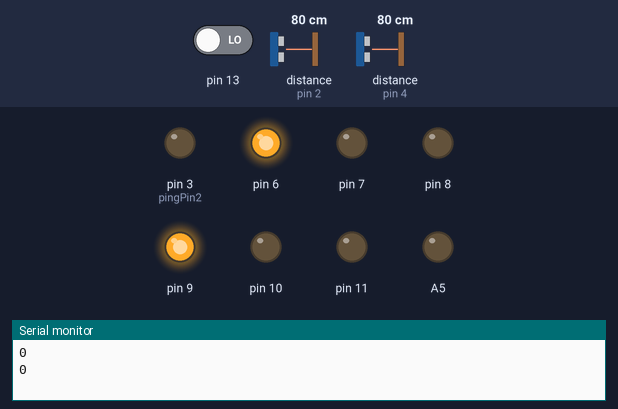
The sketch below on a simulated Arduino Uno, built with avr-gcc and run on an emulated ATmega328P. Shown: output pins drawn as LEDs (lit = HIGH), the last lines printed to the serial monitor. Wiring (inferred from the names in the program): ultrasonic range finder: trigger pin 5; echo pin 4. The inputs (shaded band) are chosen by the test bench; at power-on: pin 13 LOW, distance to the obstacle (sensors on pin 2, pin 4) 80 cm. The echo pulse lasts 58.3 µs per cm; pins used as bus, display or sensor lines are not drawn.

Above: at 14.0 s.
14.1 s: pin 13 driven HIGH
At 15.3 s:
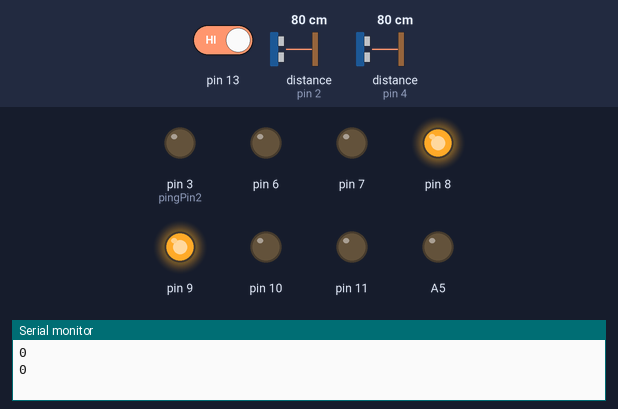
28.1 s: distance to the obstacle (sensor on pin 2) set to 23 cm
31.9 s: distance to the obstacle (sensor on pin 2) set to 19 cm
34.9 s: distance to the obstacle (sensor on pin 2) set to 35 cm
At 37.8 s:
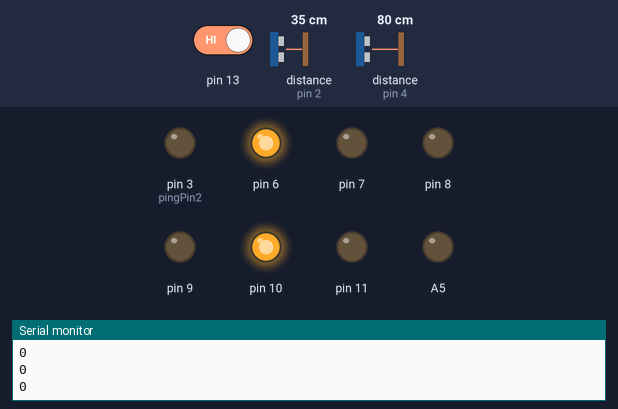
48.1 s: distance to the obstacle (sensor on pin 2) set to 2 cm
At 49.0 s:
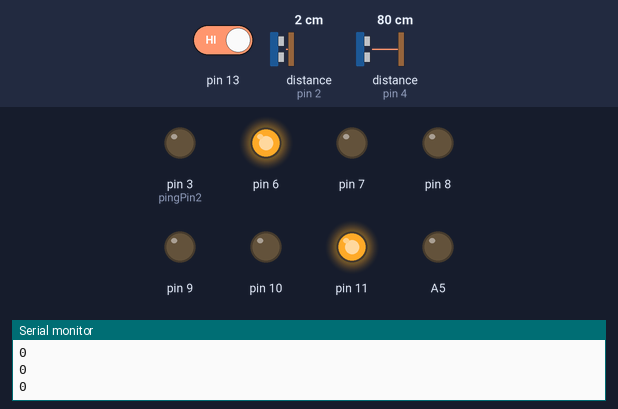
Timing chart, 0 to 50.6 s (numbered marks = the images above; inputs shaded):
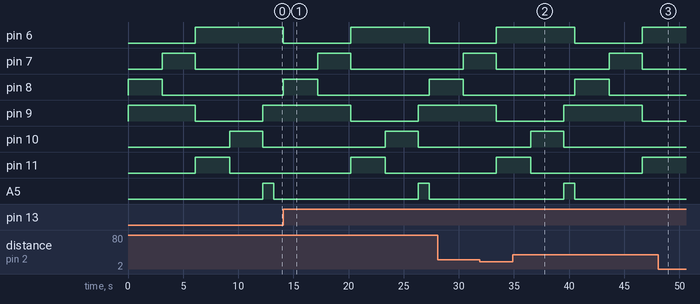

The sketch:

smart_traffic.ino
```cpp
const int echoPin = 4;
const int pingPin = 5;
const int echoPin2 = 2;
const int pingPin2 = 3;
int b=1;
void setup() {
  // put your setup code here, to run once:
  Serial.begin(9600);
  pinMode(pingPin, OUTPUT);
  pinMode(echoPin, INPUT);
  pinMode(pingPin2, OUTPUT);
  pinMode(echoPin2, INPUT);
  pinMode(6,OUTPUT);
  pinMode(7,OUTPUT);
  pinMode(8,OUTPUT);
  pinMode(9,OUTPUT);
  pinMode(10,OUTPUT);
  pinMode(11,OUTPUT);
  pinMode(13,INPUT);
  pinMode(A5,OUTPUT);
}

long microsecondsToCentimeters(long microseconds) // method to covert microsec to centimeters
{
   return microseconds / 29 / 2;
}
int ultra1()
{
  long duration,cm;

  digitalWrite(pingPin, LOW);
  delayMicroseconds(2);

  digitalWrite(pingPin, HIGH);
  delayMicroseconds(10);

  digitalWrite(pingPin, LOW);


  duration = pulseIn(echoPin, HIGH);
  cm = microsecondsToCentimeters(duration);
  delay(100);
  if(cm>20)
  {
    return 0;
  }
  else
  {
    return 1;
  }
}
int ultra2()
{
  long duration,cm;

  digitalWrite(pingPin2, LOW);
  delayMicroseconds(2);

  digitalWrite(pingPin2, HIGH);
  delayMicroseconds(10);

  digitalWrite(pingPin2, LOW);


  duration = pulseIn(echoPin2, HIGH);
  cm = microsecondsToCentimeters(duration);
  delay(100);
  if(cm>20)
  {
    return 0;
  }
  else
  {
    return 1;
  }
}
void traffic1()
{
  int i=5,a;
  digitalWrite(6,0);
  digitalWrite(7,0);
  digitalWrite(8,1);
  digitalWrite(9,1);
  delay(3000);
  a=ultra1();
  Serial.println(a);
  while(i<=50 && a==1)
  {
    a=ultra1();
    Serial.println(a);
    if(a==1)
    {
     i=i+5;
     delay(5000);
    }

  }
  digitalWrite(7,1);
  digitalWrite(8,0);
  delay(3000);
  digitalWrite(6,1);
  digitalWrite(7,0);
  digitalWrite(9,1);
  digitalWrite(11,1);
}
void traffic2()
{
  int i=5,a;
  digitalWrite(9,0);
  digitalWrite(10,0);
  digitalWrite(11,1);
  delay(3000);
  a=ultra2();
  Serial.println(a);
  while(i<=50 && a==1)
  {
    a=ultra2();
    Serial.println(a);
    if(a==1)
    {
     i=i+5;
     delay(5000);
    }

  }
  digitalWrite(10,1);
  digitalWrite(11,0);
  delay(3000);
  digitalWrite(9,1);
  digitalWrite(10,0);
}
void loop() {

  int a;

  if(b==1)
  {
    a=1;
    digitalWrite(A5,0);
    b=0;
  }
  else
  {
  a=digitalRead(13);

  }
  if(a==1)
  {
  digitalWrite(A5,0);
  traffic1();
  traffic2();
  digitalWrite(A5,1);
  delay(1000);
  }
  else if(a==0)
  {
  digitalWrite(6,1);
  digitalWrite(7,0);
  digitalWrite(8,0);
  digitalWrite(9,1);
  digitalWrite(10,0);
  digitalWrite(11,0);
  digitalWrite(A5,0);
  }
  // put your main code here, to run repeatedly:

}
```

Measured:
- after the input at 14.1 s, pin 6: HIGH → LOW at once, → HIGH 6.1 s later, → LOW 7.1 s later; pin 7: LOW → HIGH after 3.1 s, → LOW 3.0 s later; pin 8: LOW → HIGH at once, → LOW 3.1 s later, → HIGH 10.1 s later; pin 9: HIGH → LOW after 6.1 s, → HIGH 6.1 s later; pin 10: LOW → HIGH after 9.2 s, → LOW 3.0 s later
- after the input at 34.9 s, pin 6: HIGH → LOW after 5.6 s, → HIGH 6.1 s later; pin 7: LOW → HIGH after 8.7 s, → LOW 3.0 s later; pin 8: LOW → HIGH after 5.6 s, → LOW 3.1 s later; pin 9: LOW → HIGH after 4.6 s, → LOW 7.1 s later; pin 10: LOW → HIGH after 1.6 s, → LOW 3.0 s later
- after the input at 48.1 s, pin 10: stays LOW (without the input it goes to HIGH after 1.6 s); pin 11: stays HIGH (without the input it goes to LOW after 1.6 s)
